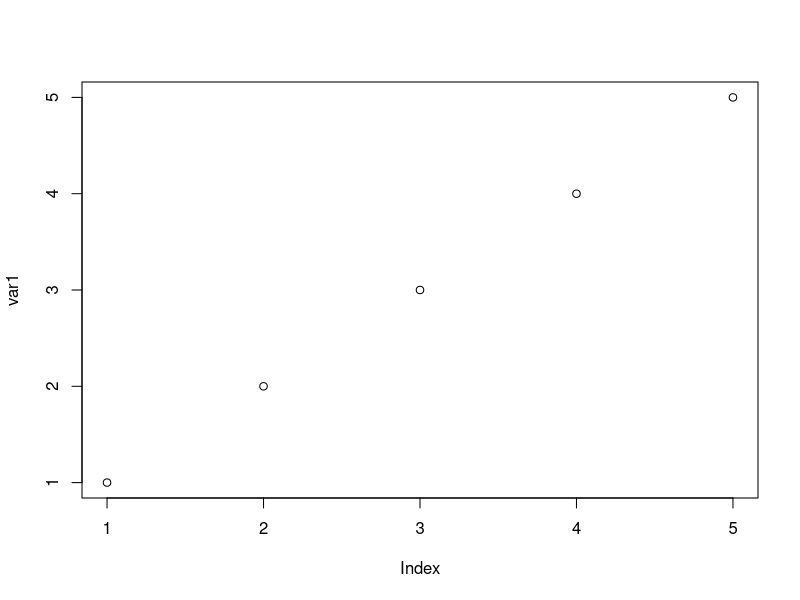
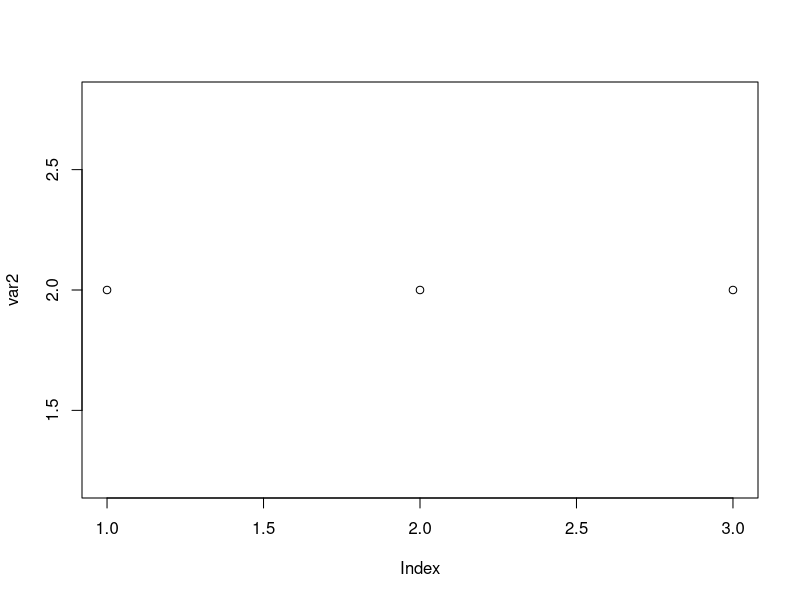
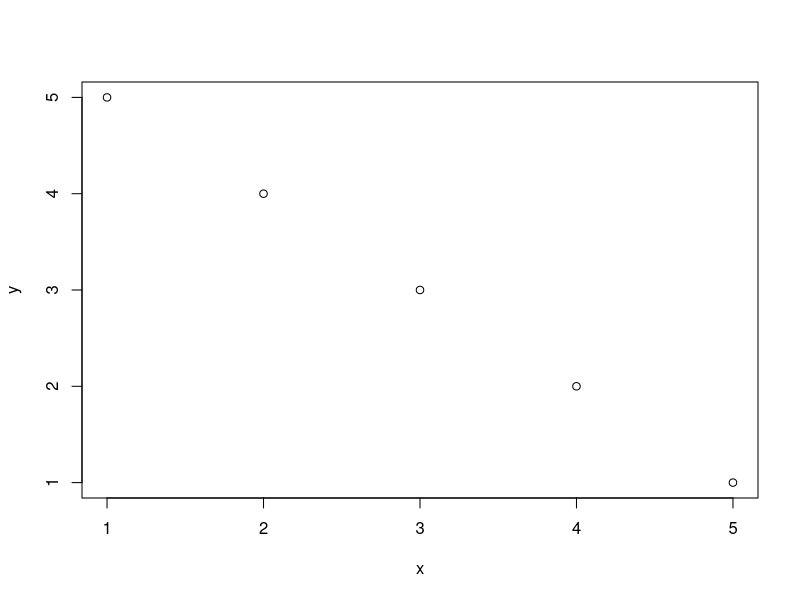
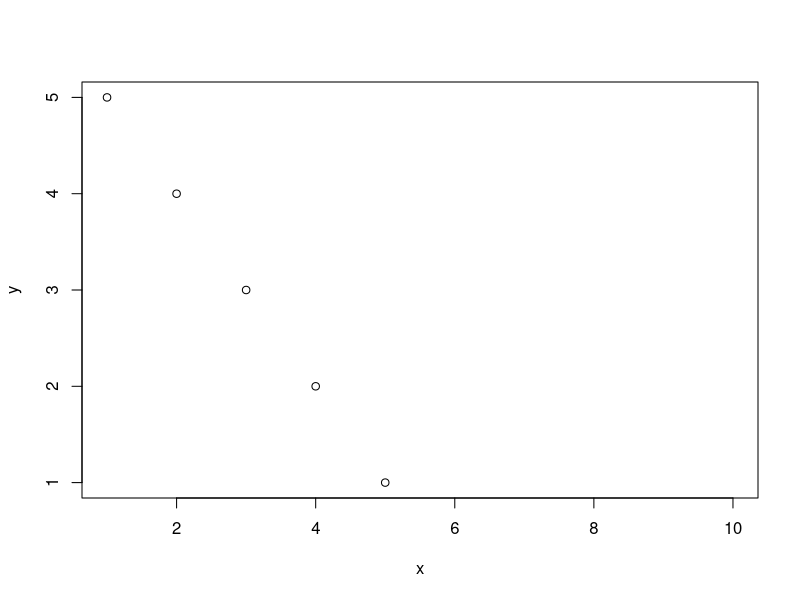

The R source for these figures, in order:
var1 <- c(1, 2, 3, 4, 5)
plot(var1)

var2 <- c(2, 2, 2)
plot(var2)

x <- 1:5
y <- 5:1

plot(x, y)

plot(x, y, xlim = c(1, 10), ylim = c(1, 5))